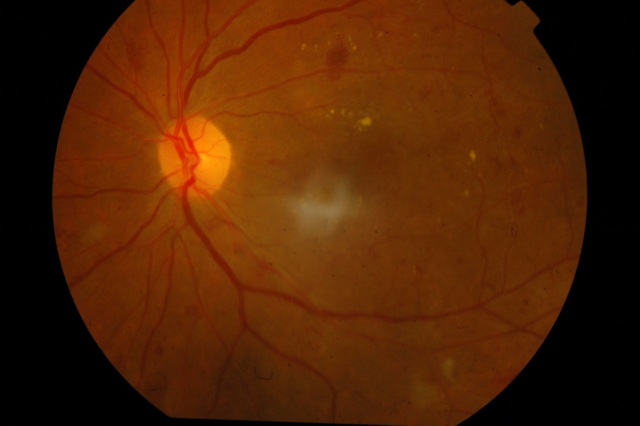
#> input picture Aptos_DDR_Dataset/train/2.jpeg, 1280 x 851 px (shown at 1/2 size)
$ python -i Decomposition_Images_Data_to_IBRI_and_IDARK_NEW.py   (imports and definitions only)   (older library calls are emulated)
#> lines starting #> are read from the running program, lines starting #| are printed output that depends on the picture; after the words box and inside, x2 and y2 are one past the last pixel; in counts of white or black regions, pixels touching at a corner belong together
#> further down, picture is the input picture: shape (851, 1280, 3); mean B, G, R 4.2, 35.2, 81.4
import os
import cv2
import numpy as np
from tqdm import tqdm  # For progress bar
# from PIL import Image  # Not strictly needed anymore as cv2 handles image loading/saving
# from skimage.morphology import disk, opening, closing, black_tophat  # Still useful, but less central

# --- Configuration ---
# IMPORTANT: Adjust these paths based on your local machine's file structure
# Input directory where your original fundus images are stored.
INPUT_IMAGES_DIR = 'Aptos_DDR_Dataset/Augmented/train'  # UPDATE THIS!

# Output directory for the new decomposed dataset.
OUTPUT_DATASET_DIR = 'Aptos_DDR_Dataset/Augmented/decomposed_fundus_dataset_new'  # UPDATED!

# Desired image size for processing. Ensure consistency.
IMAGE_SIZE = (512, 512)  # Updated to match your new script's size


# --- YOUR CUSTOM FUNCTIONS - UPDATED FOR NEW LESION DECOMPOSITION ---

# [31 lines left out: functions is_good_quality, preprocess_image, not called in this run]


def decompose_lesions_new(image):
    """
    Decomposes the image into bright and dark lesion maps using your NEW logic.
    Assumes input `image` is a BGR NumPy array in the [0, 255] range.
    It returns two single-channel maps, normalized to [-1, 1].
    """
    # --- Create a mask for the circular fundus ---
    gray_for_fundus_mask = cv2.cvtColor(image, cv2.COLOR_BGR2GRAY)
    _, fundus_mask = cv2.threshold(gray_for_fundus_mask, 10, 255, cv2.THRESH_BINARY)
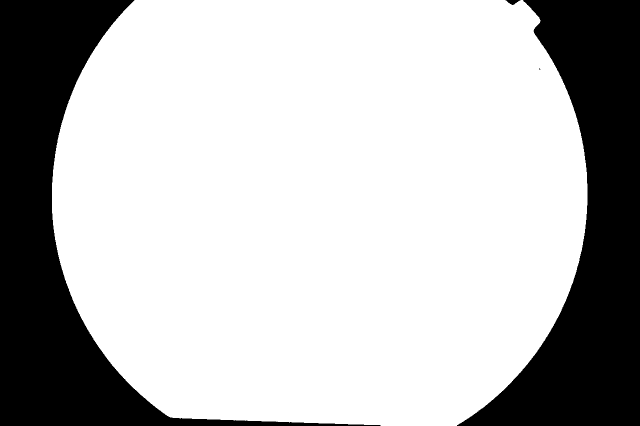
#> fundus_mask: shape (851, 1280) (shown at 1/2 size); 73.5% white; 4 black regions (1 under 20 px), largest, box (x1, y1, x2, y2) and area: (0, 0, 761, 851) 146387, (914, 0, 1280, 851) 142625, (1011, 0, 1041, 10) 166
    kernel_fundus = np.ones((5, 5), np.uint8)
    fundus_mask = cv2.morphologyEx(fundus_mask, cv2.MORPH_CLOSE, kernel_fundus, iterations=2)
#> fundus_mask: shape (851, 1280); 73.5% white; 3 black regions, box (x1, y1, x2, y2) and area: (0, 0, 637, 851) 146058, (921, 0, 1280, 851) 142586, (1016, 0, 1034, 8) 128
    fundus_mask = cv2.morphologyEx(fundus_mask, cv2.MORPH_OPEN, kernel_fundus, iterations=2)
#> fundus_mask: shape (851, 1280); 73.5% white; 3 black regions, box (x1, y1, x2, y2) and area: (0, 0, 637, 851) 146058, (921, 0, 1280, 851) 142597, (1016, 0, 1034, 8) 128

    # --- Red Lesion Detection (Hemorrhages & Microaneurysms) ---
    green_channel = image[:, :, 1]
    clahe_red = cv2.createCLAHE(clipLimit=2.0, tileGridSize=(8, 8))
    enhanced_green = clahe_red.apply(green_channel)
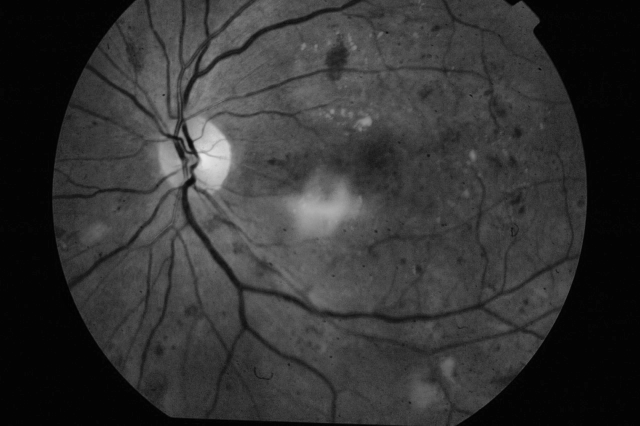
#> enhanced_green: shape (851, 1280) (shown at 1/2 size); min 2, max 231, mean 51.4
    inverted = cv2.bitwise_not(enhanced_green)
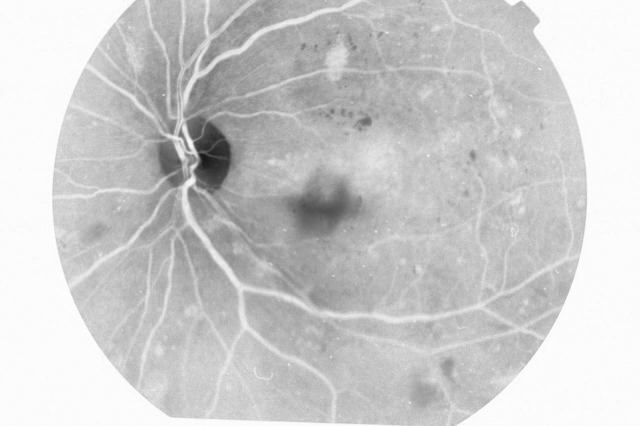
#> inverted: shape (851, 1280) (shown at 1/2 size); min 24, max 253, mean 203.6
    red_threshold = 200
    _, red_lesions = cv2.threshold(inverted, red_threshold, 255, cv2.THRESH_BINARY)
#> red_lesions: shape (851, 1280); 45.4% white; 3537 white regions (3277 under 20 px), largest, box (x1, y1, x2, y2) and area: (0, 0, 1280, 851) 424370, (656, 266, 823, 402) 10630, (355, 0, 748, 267) 6083
    kernel_red_base = np.ones((3, 3), np.uint8)
    red_lesions = cv2.morphologyEx(red_lesions, cv2.MORPH_OPEN, kernel_red_base, iterations=1)
#> red_lesions: shape (851, 1280); 42% white; 630 white regions (338 under 20 px), largest, box (x1, y1, x2, y2) and area: (0, 0, 1280, 851) 401189, (660, 266, 808, 401) 9190, (356, 0, 739, 259) 5911
    red_lesions = cv2.dilate(red_lesions, kernel_red_base, iterations=1)
#> red_lesions: shape (851, 1280); 46.7% white; 313 white regions, largest, box (x1, y1, x2, y2) and area: (0, 0, 1280, 851) 438378, (659, 265, 809, 402) 10587, (353, 0, 740, 311) 8483

    # --- APPLY FUNDUS MASK TO RED LESIONS ---
    red_lesions = cv2.bitwise_and(red_lesions, red_lesions, mask=fundus_mask)
#> red_lesions: shape (851, 1280); 20.1% white; 313 white regions, largest, box (x1, y1, x2, y2) and area: (104, 0, 1175, 851) 149595, (659, 265, 809, 402) 10587, (353, 0, 740, 311) 8483

    # --- Connected Components Analysis for Red Lesions ---
    num_labels_red, labels_red, stats_red, centroids_red = cv2.connectedComponentsWithStats(red_lesions, 8, cv2.CV_32S)
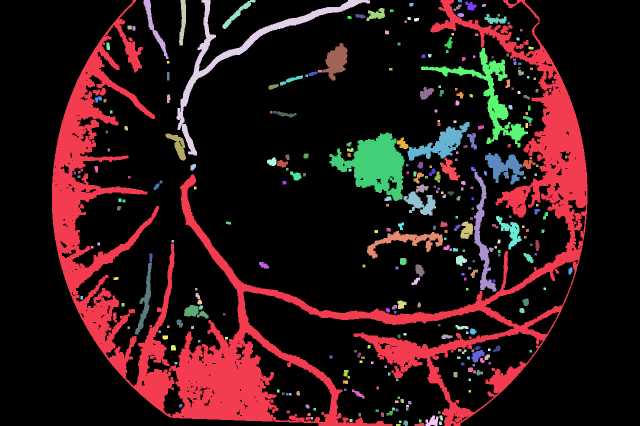
#> labels_red: shape (851, 1280) int32 (shown at 1/2 size); 314 distinct labels, from 0 to 313; one colour per label, 0 black
#> num_labels_red = 314; stats_red = 314 rows, first 6: [0, 0, 1280, 851, 869804], [104, 0, 1071, 851, 149595], [287, 0, 50, 118, 1135], [358, 0, 14, 91, 784], [353, 0, 387, 311, 8483], [445, 0, 66, 58, 721]; centroids_red = 314 pairs, first value 149 to 1140.4, second value 1.84 to 849
    final_red_lesions_filtered = np.zeros_like(red_lesions)
    min_area_red = 5
    max_area_red = 50000
    for i in range(1, num_labels_red):
        area = stats_red[i, cv2.CC_STAT_AREA]
        if area > min_area_red and area < max_area_red:
            final_red_lesions_filtered[labels_red == i] = 255
#> this loop made 313 passes
#> area on passes 1 to 3: 149595, 1135, 784
#> final_red_lesions_filtered: shape (851, 1280); 6.4% white; 312 white regions, largest, box (x1, y1, x2, y2) and area: (659, 265, 809, 402) 10587, (353, 0, 740, 311) 8483, (842, 96, 1056, 295) 6560
    red_lesions_map = final_red_lesions_filtered

    # --- Bright Lesion Detection (Hard Exudates) ---
    lab = cv2.cvtColor(image, cv2.COLOR_BGR2LAB)
#> lab: shape (851, 1280, 3); mean of channels 0, 1, 2 52.5, 146.6, 154.5
    l_channel = lab[:, :, 0]
    clahe_bright = cv2.createCLAHE(clipLimit=6.0, tileGridSize=(16, 16))
    enhanced_l_channel = clahe_bright.apply(l_channel)
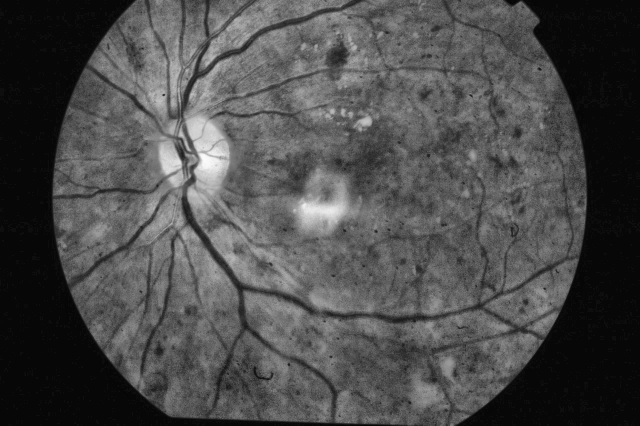
#> enhanced_l_channel: shape (851, 1280) (shown at 1/2 size); min 4, max 251, mean 75.4
    bright_threshold = 180
    _, bright_lesions = cv2.threshold(enhanced_l_channel, bright_threshold, 255, cv2.THRESH_BINARY)
#> bright_lesions: shape (851, 1280); 1.2% white; 98 white regions (85 under 20 px), largest, box (x1, y1, x2, y2) and area: (374, 233, 459, 377) 6930, (597, 399, 691, 450) 3129, (319, 288, 363, 349) 1697
    kernel_bright_open = np.ones((3, 3), np.uint8)
    kernel_bright_dilate = np.ones((5, 5), np.uint8)
    bright_lesions = cv2.morphologyEx(bright_lesions, cv2.MORPH_OPEN, kernel_bright_open, iterations=1)
#> bright_lesions: shape (851, 1280); 1.1% white; 20 white regions (10 under 20 px), largest, box (x1, y1, x2, y2) and area: (374, 233, 459, 371) 6725, (599, 402, 691, 449) 3014, (320, 290, 363, 349) 1645
    bright_lesions = cv2.dilate(bright_lesions, kernel_bright_dilate, iterations=1)
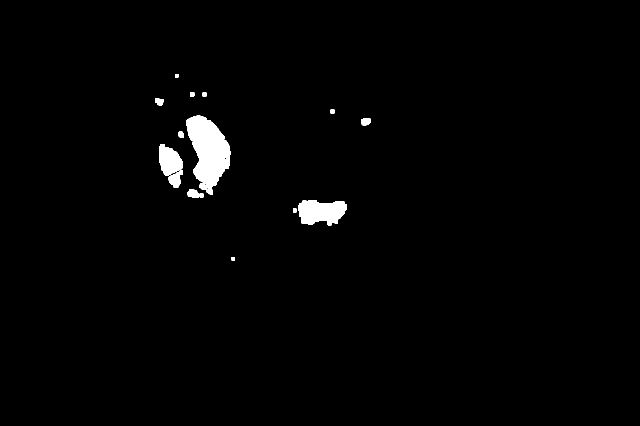
#> bright_lesions: shape (851, 1280) (shown at 1/2 size); 1.5% white; 15 white regions, largest, box (x1, y1, x2, y2) and area: (372, 231, 461, 389) 8464, (597, 400, 693, 451) 3704, (318, 288, 365, 351) 2072

    # --- APPLY FUNDUS MASK TO BRIGHT LESIONS ---
    bright_lesions = cv2.bitwise_and(bright_lesions, bright_lesions, mask=fundus_mask)

    # Connected Components Analysis for bright lesions
    num_labels_bright, labels_bright, stats_bright, centroids_bright = cv2.connectedComponentsWithStats(bright_lesions, 8, cv2.CV_32S)
#> labels_bright: shape (851, 1280) int32; 16 distinct labels, from 0 to 15
#> num_labels_bright = 16; stats_bright = 16 rows, first 6: [0, 0, 1280, 851, 1073137], [350, 148, 7, 7, 49], [380, 185, 9, 8, 71], [405, 185, 8, 8, 64], [310, 196, 17, 15, 199], [661, 219, 8, 8, 64]; centroids_bright = 16 rows, first 8: [642.2, 426.4], [353, 151], [383.9, 188.5], [408.5, 188.5], [318, 202.7], [664.5, 222.5], [416.5, 302.4], [731.3, 242.7]
    final_bright_lesions_filtered = np.zeros_like(bright_lesions)
    for i in range(1, num_labels_bright):
        area = stats_bright[i, cv2.CC_STAT_AREA]
        if area > 12 and area < 3500:
            final_bright_lesions_filtered[labels_bright == i] = 255
#> this loop made 15 passes
#> area on passes 1 to 12: 49, 71, 64, 199, 64, 8464, 254, 117, 2072, 583, 334, 63
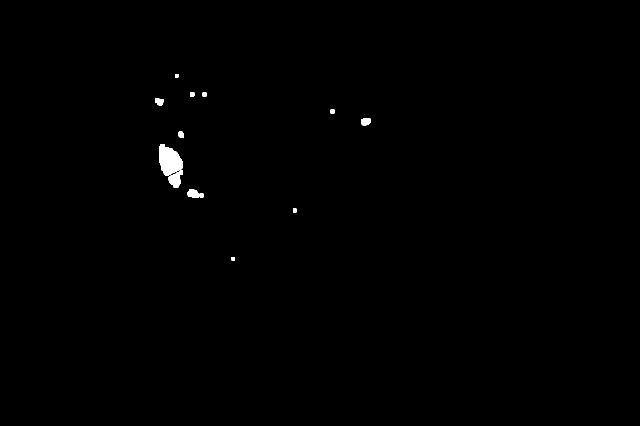
#> final_bright_lesions_filtered: shape (851, 1280) (shown at 1/2 size); 0.36% white; 13 white regions, largest, box (x1, y1, x2, y2) and area: (318, 288, 365, 351) 2072, (337, 341, 366, 375) 583, (375, 378, 398, 396) 334
    bright_lesions_map = final_bright_lesions_filtered

    # Normalize maps from [0, 255] to [-1, 1] for consistency with previous output format
    bright_map_norm = (bright_lesions_map / 127.5) - 1.0
    dark_map_norm = (red_lesions_map / 127.5) - 1.0 # Red lesions are dark lesions

    # Return the normalized maps, and the [0, 255] red and bright lesion masks for overlay
    return bright_map_norm, dark_map_norm, red_lesions_map, bright_lesions_map


# --- Main Processing Logic ---
# [120 lines left out: function create_decomposed_dataset, not called in this run]


# --- Run the script ---
# [2 lines not run here, left out]

>>> import cv2
>>> picture = cv2.imread('Aptos_DDR_Dataset/train/2.jpeg')
>>> result = decompose_lesions_new(picture)

$ run again, on Aptos_DDR_Dataset/train/6.png
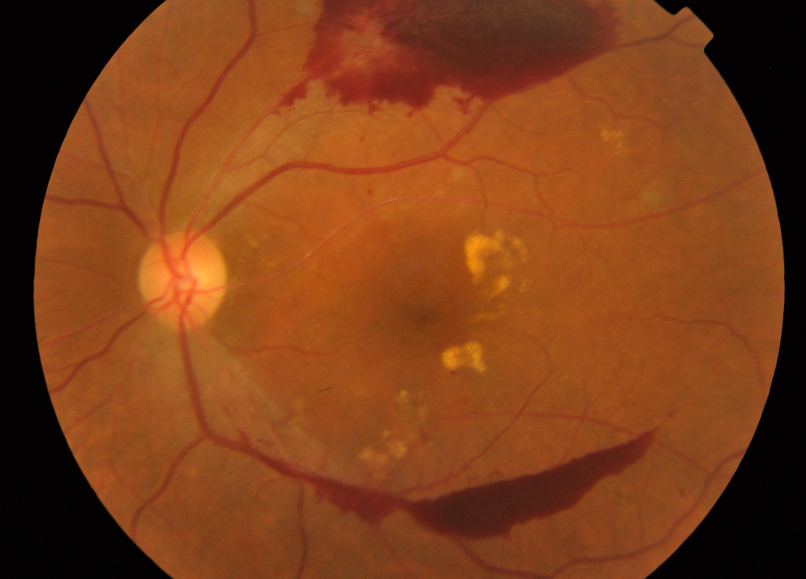
#> input picture Aptos_DDR_Dataset/train/6.png, 2416 x 1736 px (shown at 1/3 size)
#> picture is the input picture: shape (1736, 2416, 3); mean B, G, R 25.1, 63, 126.2
#> in decompose_lesions_new, `_, fundus_mask = cv2.threshold(gray_for_fundus_mask, 10, 255, cv2.THRE..`:
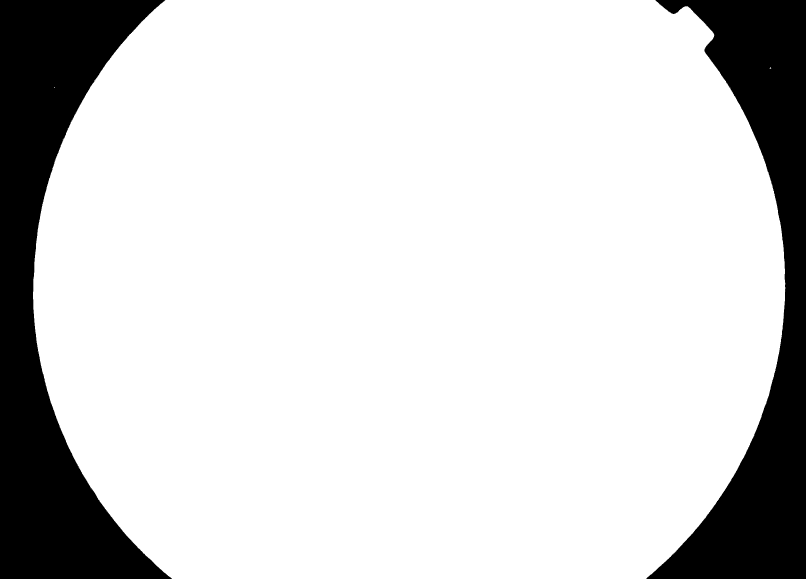
#> fundus_mask: shape (1736, 2416) (shown at 1/3 size); 83.3% white; 2 black regions, box (x1, y1, x2, y2) and area: (0, 0, 516, 1736) 387692, (1939, 0, 2416, 1736) 311750
#> labels_red: shape (1736, 2416) int32; 178 distinct labels, from 0 to 177
#> num_labels_red = 178; stats_red = 178 rows, first 6: [0, 0, 2416, 1736, 3879944], [99, 0, 421, 1736, 7100], [747, 0, 11, 13, 115], [914, 0, 216, 229, 17538], [1132, 0, 30, 23, 421], [1933, 0, 423, 1736, 7269]; centroids_red = 178 pairs, first value 170 to 2197.6, second value 5.78 to 1733.5
#> the loop in decompose_lesions_new, `for i in range(1, num_labels_red):` made 177 passes
#> area on passes 1 to 3: 7100, 115, 17538
#> lab: shape (1736, 2416, 3); mean of channels 0, 1, 2 86.8, 151.6, 161
#> labels_bright: shape (1736, 2416) int32; 221 distinct labels, from 0 to 220
#> num_labels_bright = 221; stats_bright = 221 rows, first 6: [0, 0, 2416, 1736, 4049830], [888, 0, 71, 70, 3275], [1862, 0, 39, 15, 354], [1932, 0, 8, 10, 77], [1949, 0, 8, 5, 39], [1854, 2, 7, 7, 49]; centroids_bright = 221 pairs, first value 210 to 2068, second value 1.95 to 1698
#> the loop in decompose_lesions_new, `for i in range(1, num_labels_bright):` made 220 passes
#> area on passes 1 to 3: 3275, 354, 77
#> after the loop in decompose_lesions_new, `for i in range(1, num_labels_bright):`:
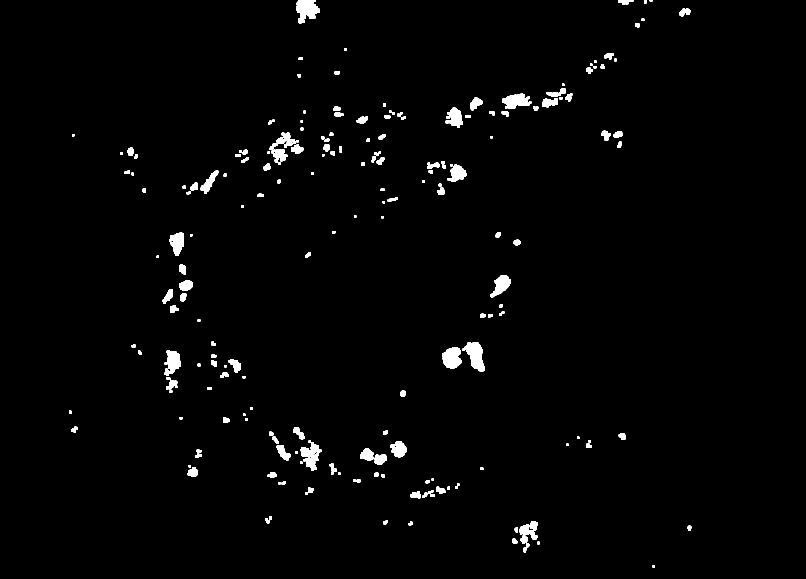
#> final_bright_lesions_filtered: shape (1736, 2416) (shown at 1/3 size); 1.6% white; 210 white regions, largest, box (x1, y1, x2, y2) and area: (1387, 1027, 1455, 1115) 3290, (888, 0, 959, 70) 3275, (1326, 1042, 1385, 1106) 2806
#> dark_map_norm: shape (1736, 2416) float64; values -1 (black) and 1 (white), 2.4% white; 175 white regions, largest, box (x1, y1, x2, y2) and area: (914, 0, 1130, 229) 17538, (1193, 856, 1389, 1004) 12938, (476, 91, 768, 670) 9255
